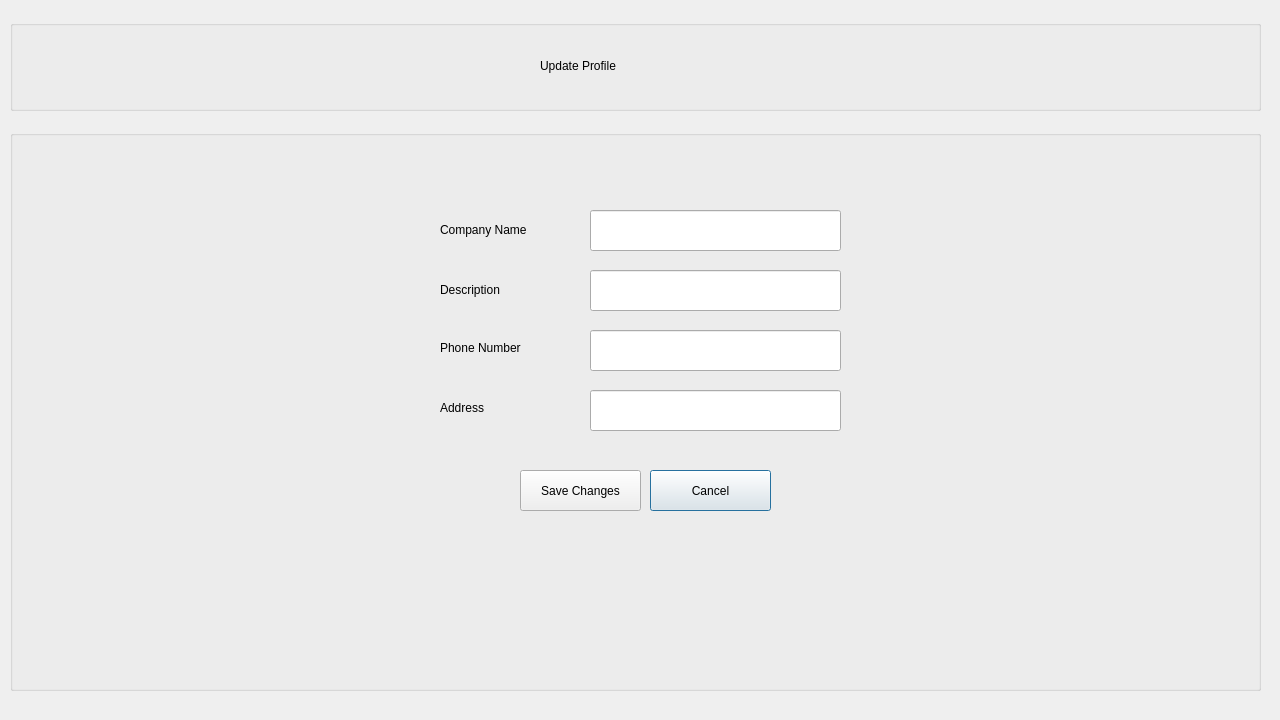
<?xml version="1.0" encoding="UTF-8"?>
<ui version="4.0">
 <class>editprofileemp</class>
 <widget class="QDialog" name="editprofileemp">
  <property name="geometry">
   <rect>
    <x>0</x>
    <y>0</y>
    <width>1280</width>
    <height>720</height>
   </rect>
  </property>
  <property name="windowTitle">
   <string>Dialog</string>
  </property>
  <widget class="QGroupBox" name="groupBox_updateemp">
   <property name="geometry">
    <rect>
     <x>10</x>
     <y>130</y>
     <width>1251</width>
     <height>561</height>
    </rect>
   </property>
   <property name="title">
    <string/>
   </property>
   <widget class="QPushButton" name="pushButton_cemp">
    <property name="geometry">
     <rect>
      <x>640</x>
      <y>340</y>
      <width>121</width>
      <height>41</height>
     </rect>
    </property>
    <property name="text">
     <string>Cancel</string>
    </property>
   </widget>
   <widget class="QLabel" name="label_empcn">
    <property name="geometry">
     <rect>
      <x>430</x>
      <y>90</y>
      <width>111</width>
      <height>20</height>
     </rect>
    </property>
    <property name="text">
     <string>Company Name</string>
    </property>
   </widget>
   <widget class="QLabel" name="label_empdes">
    <property name="geometry">
     <rect>
      <x>430</x>
      <y>150</y>
      <width>111</width>
      <height>20</height>
     </rect>
    </property>
    <property name="text">
     <string>Description</string>
    </property>
   </widget>
   <widget class="QLabel" name="label_emppn">
    <property name="geometry">
     <rect>
      <x>430</x>
      <y>210</y>
      <width>111</width>
      <height>16</height>
     </rect>
    </property>
    <property name="text">
     <string>Phone Number</string>
    </property>
   </widget>
   <widget class="QLabel" name="label_empad">
    <property name="geometry">
     <rect>
      <x>430</x>
      <y>270</y>
      <width>111</width>
      <height>16</height>
     </rect>
    </property>
    <property name="text">
     <string>Address</string>
    </property>
   </widget>
   <widget class="QLineEdit" name="lineEdit_ename">
    <property name="geometry">
     <rect>
      <x>580</x>
      <y>80</y>
      <width>251</width>
      <height>41</height>
     </rect>
    </property>
   </widget>
   <widget class="QLineEdit" name="lineEdit_edesc">
    <property name="geometry">
     <rect>
      <x>580</x>
      <y>140</y>
      <width>251</width>
      <height>41</height>
     </rect>
    </property>
   </widget>
   <widget class="QLineEdit" name="lineEdit_eph">
    <property name="geometry">
     <rect>
      <x>580</x>
      <y>200</y>
      <width>251</width>
      <height>41</height>
     </rect>
    </property>
   </widget>
   <widget class="QLineEdit" name="lineEdit_eadd">
    <property name="geometry">
     <rect>
      <x>580</x>
      <y>260</y>
      <width>251</width>
      <height>41</height>
     </rect>
    </property>
   </widget>
   <widget class="QPushButton" name="pushButton_saveemp">
    <property name="geometry">
     <rect>
      <x>510</x>
      <y>340</y>
      <width>121</width>
      <height>41</height>
     </rect>
    </property>
    <property name="text">
     <string>Save Changes</string>
    </property>
   </widget>
   <widget class="QLabel" name="label_suces">
    <property name="geometry">
     <rect>
      <x>20</x>
      <y>20</y>
      <width>131</width>
      <height>21</height>
     </rect>
    </property>
    <property name="text">
     <string/>
    </property>
   </widget>
  </widget>
  <widget class="QGroupBox" name="groupBox_update">
   <property name="geometry">
    <rect>
     <x>10</x>
     <y>20</y>
     <width>1251</width>
     <height>91</height>
    </rect>
   </property>
   <property name="title">
    <string/>
   </property>
   <widget class="QLabel" name="label_jhlogo_3">
    <property name="geometry">
     <rect>
      <x>40</x>
      <y>10</y>
      <width>111</width>
      <height>71</height>
     </rect>
    </property>
    <property name="text">
     <string/>
    </property>
   </widget>
   <widget class="QLabel" name="label_jhlogo_4">
    <property name="geometry">
     <rect>
      <x>90</x>
      <y>80</y>
      <width>111</width>
      <height>71</height>
     </rect>
    </property>
    <property name="text">
     <string/>
    </property>
   </widget>
   <widget class="QLabel" name="label_update">
    <property name="geometry">
     <rect>
      <x>530</x>
      <y>30</y>
      <width>241</width>
      <height>31</height>
     </rect>
    </property>
    <property name="text">
     <string>Update Profile</string>
    </property>
   </widget>
   <widget class="QLabel" name="label_eppf">
    <property name="geometry">
     <rect>
      <x>290</x>
      <y>20</y>
      <width>91</width>
      <height>61</height>
     </rect>
    </property>
    <property name="text">
     <string/>
    </property>
   </widget>
  </widget>
 </widget>
 <resources/>
 <connections/>
</ui>
